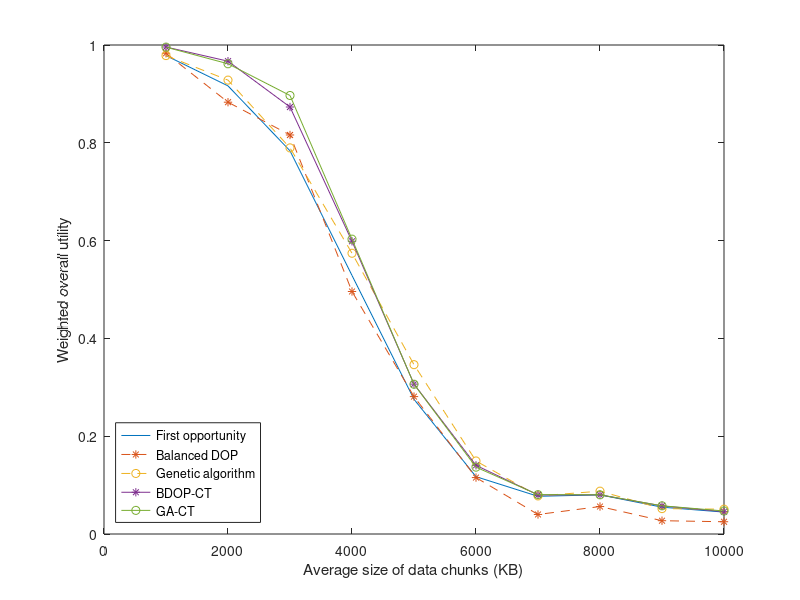
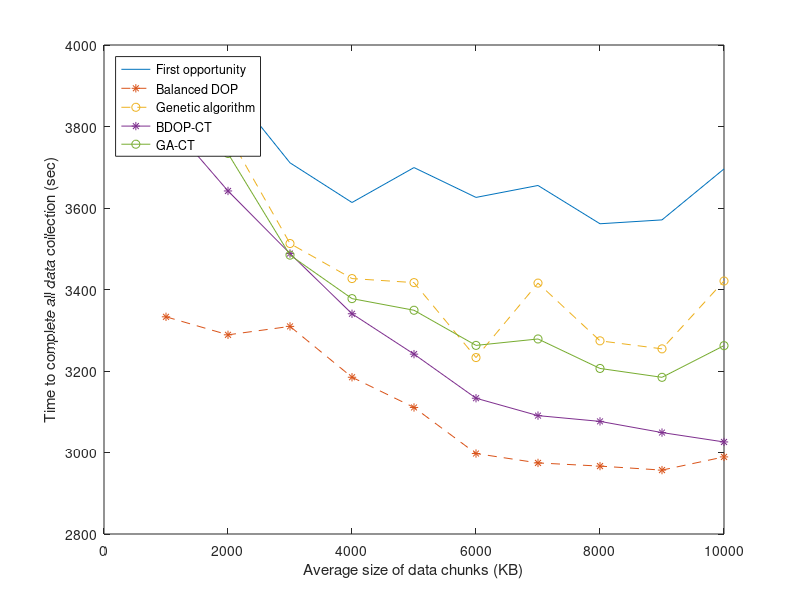

MATLAB code to generate these figures, in order:
load('mat/conf_ds_size_2_dynamic.mat');

figure;
plot(size_of_ds, reward_total(:, 1), ...
    size_of_ds, reward_total(:, 4), '--*', ...
    size_of_ds, reward_total(:, 7), '--o', ...
    size_of_ds, reward_total(:, 6), '-*', ...
    size_of_ds, reward_total(:, 9), '-o');
xlabel('Average size of data chunks (KB)');
ylabel('Weighted overall utility');
legend('First opportunity', 'Balanced DOP', 'Genetic algorithm', ...
    'BDOP-CT', 'GA-CT', ...
    'Location', 'southwest');
saveas(gcf, 'fig_2/conf_ds_size_2_x.fig');

figure;
plot(size_of_ds, length_task(:, 1), ...
    size_of_ds, length_task(:, 4), '--*', ...
    size_of_ds, length_task(:, 7), '--o', ...
    size_of_ds, length_task(:, 6), '-*', ...
    size_of_ds, length_task(:, 9), '-o');
xlabel('Average size of data chunks (KB)');
ylabel('Time to complete all data collection (sec)');
legend('First opportunity', 'Balanced DOP', 'Genetic algorithm', ...
    'BDOP-CT', 'GA-CT', ...
    'Location', 'northwest');
saveas(gcf, 'fig_2/conf_ds_size_2_length_x.fig');
